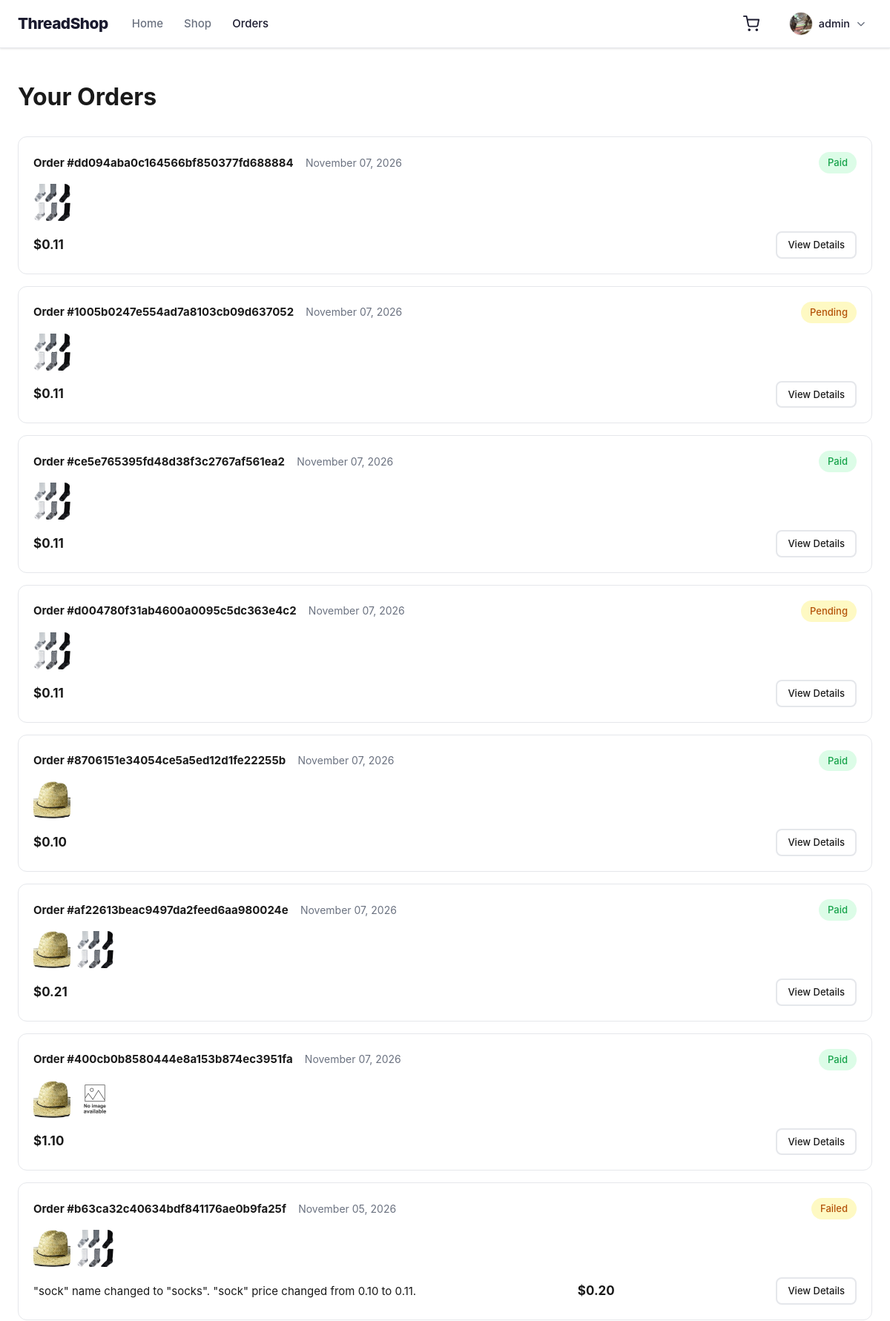
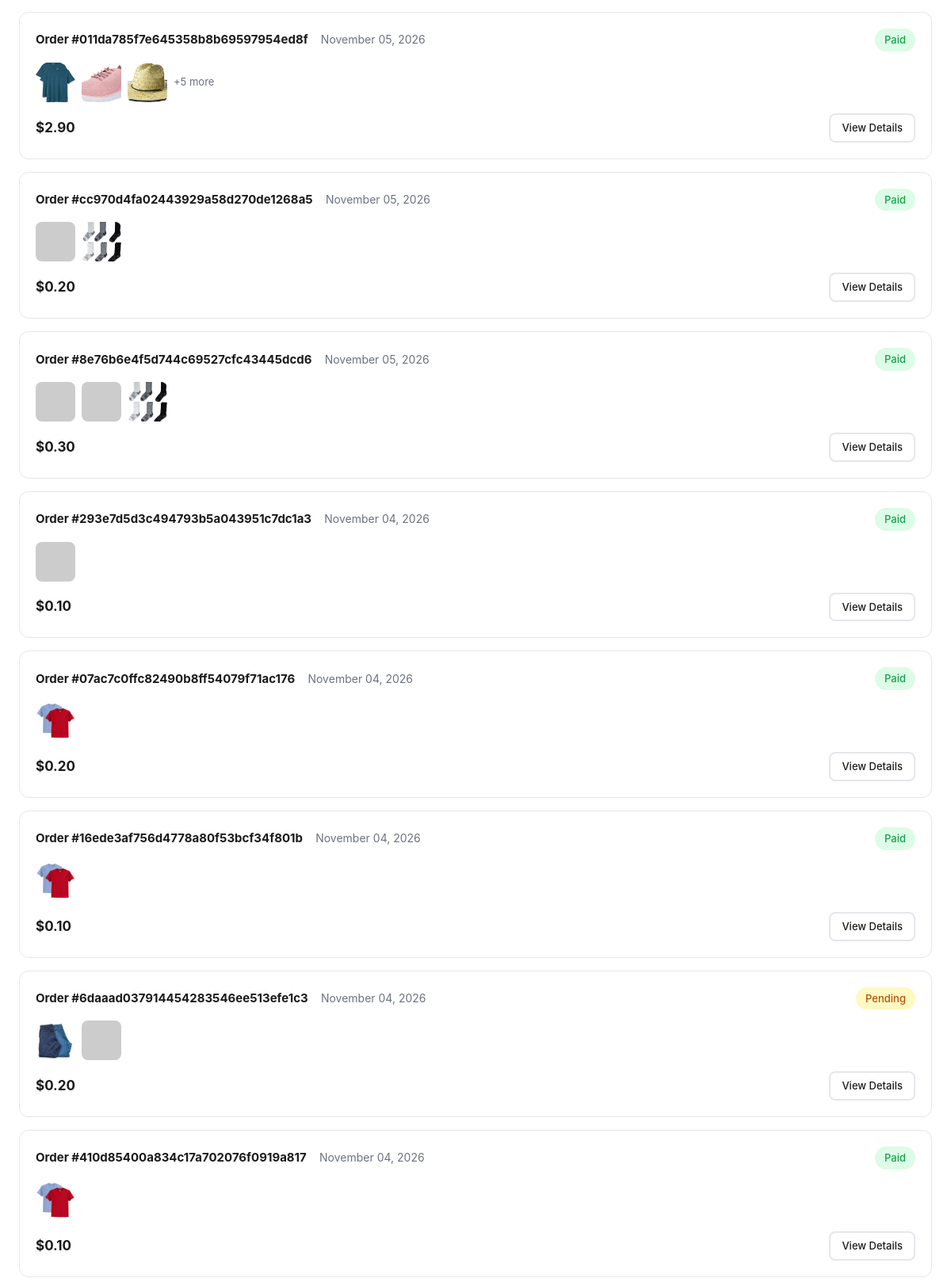
/orders (signed in, upper part), run on the app's committed database (2 pictures, top to bottom).
### app/models/order.py (models this page shows)
class Order(BaseDocument):
	__tablename__ = "orders"
	failure_reason = db.Column(db.Text, nullable=True)
	checkout_key = db.Column(db.String(64), unique=True, nullable=True)
	first_name = db.Column(db.String(100), nullable=True)
	last_name = db.Column(db.String(100), nullable=True)
	email = db.Column(db.String(254), nullable=True)
	phone = db.Column(db.String(32), nullable=True)
	delivery_address = db.Column(db.String(1000), nullable=True)
	user_id = db.Column(
		db.String(32),
		db.ForeignKey("users.id"),
		nullable=False
	)
	username = db.Column(
		db.String(255),
		nullable=False
	)
	total_amount = db.Column(
		db.Numeric(12, 2),
		nullable=False
	)
	status = db.Column(
		db.Enum(OrderStatus),
		nullable=False,
		default=OrderStatus.PENDING
	)
	items = db.relationship(
		"OrderItem",
		back_populates="order",
		cascade="all, delete-orphan"
	)
	payments = db.relationship(
		"Payment",
		back_populates="order"
	)
	__table_args__ = (
		db.CheckConstraint(
			"total_amount >= 0.0",
			name="ck_order_total_min"
		),
	)

### app/models/order_item.py (models this page shows)
class OrderItem(BaseDocument):
	__tablename__ = "order_items"
	stock_snapshot = db.Column(db.Integer, nullable=True)
	order_id = db.Column(
		db.String(32),
		db.ForeignKey("orders.id"),
		nullable=False
	)
	product_id = db.Column(
		db.String(32),
		db.ForeignKey("products.id"),
		nullable=True
	)
	product_name = db.Column(
		db.String(255),
		nullable=False
	)
	qty = db.Column(
		db.Integer,
		nullable=False,
		default=0
	)
	price = db.Column(
		db.Numeric(12, 2),
		nullable=False
	)
	subtotal = db.Column(
		db.Numeric(12, 2),
		nullable=True
	)
	order = db.relationship(
		"Order",
		back_populates="items"
	)
	product = db.relationship("Product")
	__table_args__ = (
		db.CheckConstraint(
			"qty > 0",
			name="ck_orderitem_qty_positive"
		),
		db.CheckConstraint(
			"price >= 0.0",
			name="ck_orderitem_price_min"
		),
	)

### app/routes/home/orders.py (the view)
@orders_bp.route("/orders")
@login_required
def orders():
    orders = Order.query.filter_by(user_id=session["user_id"]).order_by(Order.created_at.desc()).all()
    return render_template("home/orders.html", orders=[order_view(o) for o in orders])

### app/routes/auth/profile.py (called while the page is built)
@auth_bp.before_app_request
def validate_session_account():
    user_id = session.get("user_id")
    if not user_id:
        return
    user = db.session.get(User, user_id)
    if not user or user.status != UserStatus.ACTIVE or not valid_stamp(user, session.get("auth_stamp")):
        session.clear()
        return
    g.session_user = user

### app/services/auth.py (called while the page is built)
def auth_stamp(user):
    updated = user.updated_at
    if updated and updated.tzinfo:
        updated = updated.astimezone(UTC).replace(tzinfo=None)
    payload = json.dumps([user.id, user.username, user.password, user.image,
                          user.role.value, user.status.value,
                          updated.isoformat(timespec="microseconds") if updated else None])
    key = current_app.config["SECRET_KEY"]
    if isinstance(key, str):
        key = key.encode()
    return hmac.new(key, payload.encode(), hashlib.sha256).hexdigest()

def valid_stamp(user, stamp):
    return isinstance(stamp, str) and hmac.compare_digest(auth_stamp(user), stamp)

### app/services/home/cart.py (called while the page is built, shortened)
def get_cart():
    try:
        cart = json.loads(request.cookies.get("cart", "[]"))
    except (ValueError, TypeError):
        return []
    if not isinstance(cart, list):
        return []
    quantities = {}
    if not quantities:
        return []
    products = Product.query.filter(Product.id.in_(quantities)).all()
    return [{"id": p.id, "qty": quantities[p.id]} for p in products]

def cart_count(cart):
    return sum(entry["qty"] for entry in cart)

### app/services/home/catalog.py (called while the page is built)
def format_price(cents):
    return f"${Decimal(cents) / 100:,.2f}"

def product_data(product):
    image = product.image or ""
    image_url = url_for("static", filename="uploads/products/" + image) if image else url_for("static", filename="img/no-image-available.jpg")
    return {
        "id": product.id, "name": product.name, "description": product.description or "",
        "image": image, "imageUrl": image_url,
        "priceCents": int(product.price * 100), "stock": product.qty,
        "keywords": [product.category.name] if product.category else [],
    }

### app/services/orders.py (called while the page is built)
def _iso(value):
	if value is None:
		return None
	if value.tzinfo is None:
		value = value.replace(tzinfo=UTC)
	return value.isoformat()

### app/services/payments.py (called while the page is built)
def _iso(value):
	if value is None:
		return None
	if value.tzinfo is None:
		value = value.replace(tzinfo=UTC)
	return value.isoformat()

### templates/home/orders.html (shortened to what this page needs)
{% extends "home/base.html" %}
{% block content %}
<div class="container">
    <div class="page-header">
        <h1>Your Orders</h1>
    </div>
    {% if orders %}
    <div class="orders-list">
        {% for order in orders %}
        <div class="order-card">
            <div class="order-card__header">
                <div>
                    <span class="order-card__id">Order #{{ order.id }}</span>
                    <span class="order-card__date">{{ order.date }}</span>
                </div>
                <span class="badge {{ 'badge--success' if order.get('paid') else 'badge--warning' }}">
                    {{ 'Failed' if order.status == 'FAILED' else 'Paid' if order.get('paid') else 'Pending' }}
                </span>
            </div>
            <div class="order-card__items">
                {% for item in order['items'][:3] %}
                <img src="{{ item.imageUrl }}"
                     alt="{{ item.name }}"
                     onerror="this.src='https://placehold.co/50x50?text=?'"
                     title="{{ item.name }}">
                {% endfor %}
                {% if order['items']|length > 3 %}
                <span class="order-card__more">+{{ order['items']|length - 3 }} more</span>
                {% endif %}
            </div>
            <div class="order-card__footer">
                {% if order.warning %}<p role="alert">{{ order.warning }}</p>{% endif %}
                <span class="order-card__total">{{ order.total }}</span>
                <a href="{{ url_for('orders.order_detail', order_id=order.id) }}" class="btn btn--outline btn--sm">
                    View Details
                </a>
            </div>
        </div>
        {% endfor %}
    </div>
    {% else %}
    <div class="empty-state">
        <p>No orders yet.</p>
        <a href="{{ url_for('products.products_page') }}" class="btn btn--primary">Start Shopping</a>
    </div>
    {% endif %}
</div>
{% endblock %}

### static/css/home/style.css (style rules this page uses)
*, *::before, *::after { box-sizing: border-box; margin: 0; padding: 0; }
:root { --color-primary: #1a1a2e; --color-primary-hover: #16213e; --color-accent: #e94560; --color-accent-hover: #c73652; --color-bg: #ffffff; --color-bg-gray: #f7f7f8; --color-text: #1a1a1a; --color-text-muted: #6b7280; --color-border: #e5e7eb; --color-success: #16a34a; --color-warning: #d97706; --color-danger: #dc2626; --radius: 8px; --radius-lg: 12px; --shadow: 0 1px 3px rgba(0,0,0,0.08), 0 1px 2px rgba(0,0,0,0.04); --shadow-md: 0 4px 6px rgba(0,0,0,0.07), 0 2px 4px rgba(0,0,0,0.04); --transition: 0.2s ease; }
body { font-family: -apple-system, BlinkMacSystemFont, 'Segoe UI', Roboto, sans-serif; font-size: 15px; line-height: 1.6; color: var(--color-text); background: var(--color-bg); }
a { color: inherit; text-decoration: none; }
img { display: block; max-width: 100%; }
.container { max-width: 1200px; margin: 0 auto; padding: 0 24px; }
h1 { font-size: 2rem; font-weight: 700; }
.btn { display: inline-flex; align-items: center; justify-content: center; padding: 10px 20px; border-radius: var(--radius); font-size: 14px; font-weight: 500; cursor: pointer; border: 2px solid transparent; transition: background var(--transition), color var(--transition), border-color var(--transition); white-space: nowrap; }
.btn--outline { background: transparent; border-color: var(--color-border); color: var(--color-text); }
.btn--sm { padding: 6px 14px; font-size: 13px; }
.page-header { padding: 40px 0 28px; display: flex; align-items: center; gap: 16px; flex-wrap: wrap; }
.page-header h1 { margin: 0; }
.orders-list { display: flex; flex-direction: column; gap: 16px; }
.order-card { border: 1px solid var(--color-border); border-radius: var(--radius-lg); padding: 20px; }
.order-card__header { display: flex; justify-content: space-between; align-items: center; margin-bottom: 14px; }
.order-card__id { font-weight: 700; margin-right: 12px; }
.order-card__date { font-size: 14px; color: var(--color-text-muted); }
.order-card__items { display: flex; align-items: center; gap: 8px; margin-bottom: 14px; }
.order-card__items img { width: 50px; height: 50px; object-fit: cover; border-radius: var(--radius); }
.order-card__more { font-size: 13px; color: var(--color-text-muted); }
.order-card__footer { display: flex; justify-content: space-between; align-items: center; }
.order-card__total { font-size: 17px; font-weight: 700; }
.badge { padding: 4px 12px; border-radius: 100px; font-size: 13px; font-weight: 500; }
.badge--success { background: #dcfce7; color: #16a34a; }
.badge--warning { background: #fef9c3; color: #b45309; }

### data on the page
Order: id "dd094aba0c164566bf850377fd688884", date "November 07, 2026", status "Paid", total "$0.11"
Order: id "1005b0247e554ad7a8103cb09d637052", date "November 07, 2026", status "Pending", total "$0.11"
Order: id "ce5e765395fd48d38f3c2767af561ea2", date "November 07, 2026", status "Paid", total "$0.11"
Order: id "d004780f31ab4600a0095c5dc363e4c2", date "November 07, 2026", status "Pending", total "$0.11"
Order: id "8706151e34054ce5a5ed12d1fe22255b", date "November 07, 2026", status "Paid", total "$0.10"
Order: id "af22613beac9497da2feed6aa980024e", date "November 07, 2026", status "Paid", total "$0.21"
Order: id "400cb0b8580444e8a153b874ec3951fa", date "November 07, 2026", status "Paid", total "$1.10"
OrderItem: shows a picture
Order: id "b63ca32c40634bdf841176ae0b9fa25f", date "November 05, 2026", status "Failed", warning "\"sock\" name changed to \"socks\". \"sock\" price changed from 0.10 to 0.11.", total "$0.20"
Order: id "011da785f7e645358b8b69597954ed8f", date "November 05, 2026", status "Paid", items|length "5", total "$2.90"
OrderItem: shows a picture
OrderItem: shows a picture
Order: id "cc970d4fa02443929a58d270de1268a5", date "November 05, 2026", status "Paid", total "$0.20"
Order: id "8e76b6e4f5d744c69527cfc43445dcd6", date "November 05, 2026", status "Paid", total "$0.30"
Order: id "293e7d5d3c494793b5a043951c7dc1a3", date "November 04, 2026", status "Paid", total "$0.10"
Order: id "07ac7c0ffc82490b8ff54079f71ac176", date "November 04, 2026", status "Paid", total "$0.20"
Order: id "16ede3af756d4778a80f53bcf34f801b", date "November 04, 2026", status "Paid", total "$0.10"
Order: id "6daaad037914454283546ee513efe1c3", date "November 04, 2026", status "Pending", total "$0.20"
OrderItem: shows a picture
Order: id "410d85400a834c17a702076f0919a817", date "November 04, 2026", status "Paid", total "$0.10"

### other printed values
{{ session.get('username') }} "admin"
